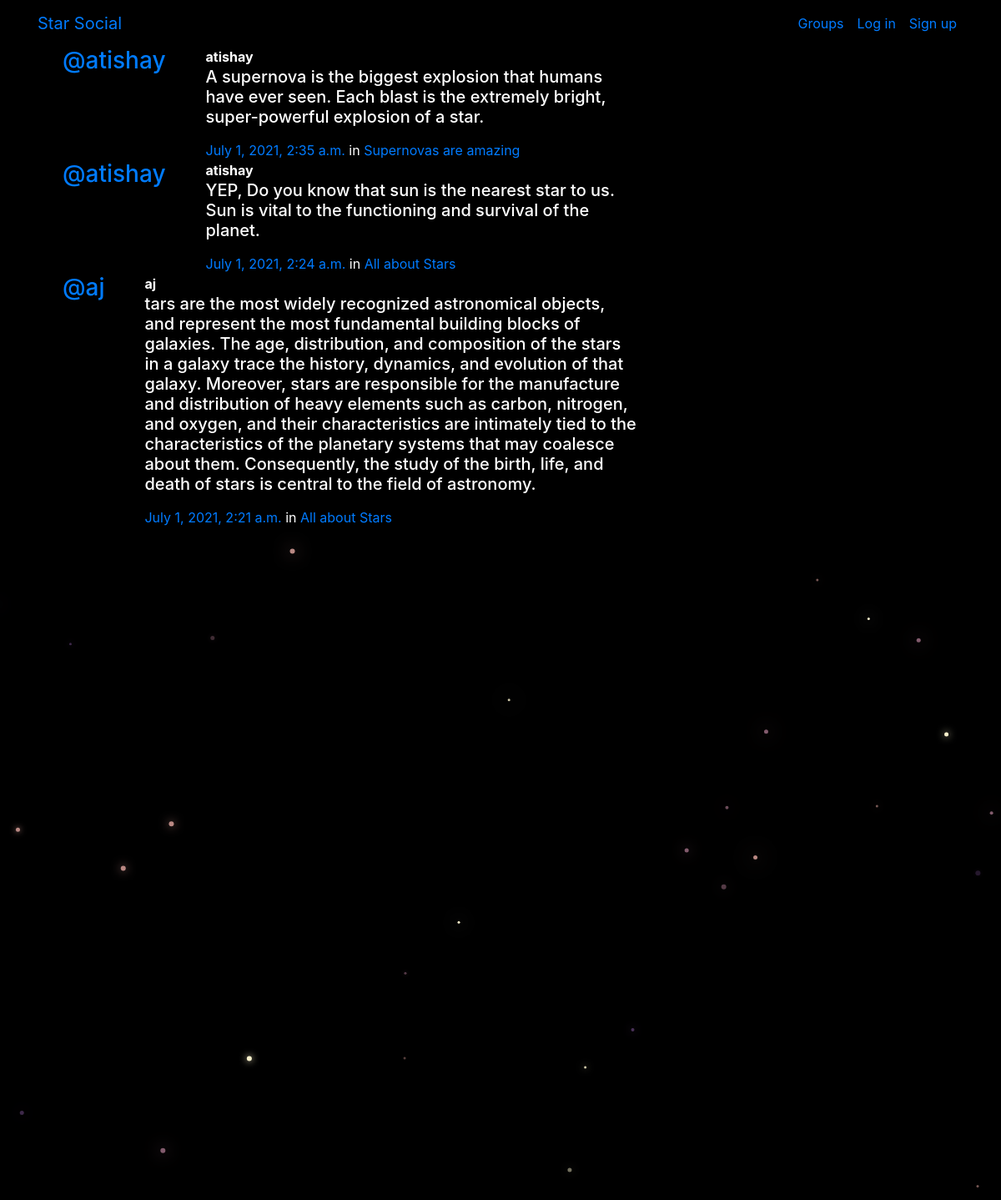
/posts/, run on the app's committed database.
### posts/models.py (models this page shows, shortened)
class Post(models.Model):
    user = models.ForeignKey(User, related_name="posts",on_delete=models.CASCADE)
    created_at = models.DateTimeField(auto_now=True)
    message = models.TextField()
    message_html = models.TextField(editable=False)
    group = models.ForeignKey(Group, related_name="posts",null=True, blank=True,on_delete=models.CASCADE)
    class Meta:
        ordering = ["-created_at"]
        unique_together = ["user", "message"]

### groups/models.py (models this page shows, shortened)
class Group(models.Model):
    name = models.CharField(max_length=255, unique=True)
    slug = models.SlugField(allow_unicode=True, unique=True)
    description = models.TextField(blank=True, default='')
    description_html = models.TextField(editable=False, default='', blank=True)
    members = models.ManyToManyField(User,through="GroupMember")
    class Meta:
        ordering = ["name"]

### posts/views.py (the view)
# urls.py: path('', views.PostList.as_view(), name="all"),
class PostList(SelectRelatedMixin, generic.ListView):
    model = models.Post
    select_related = ("user", "group")

### posts/templates/posts/post_list.html (shortened to what this page needs)
{% extends "posts/post_base.html" %}
{% load humanize %}
{% block post_content %}
<div class="col-md-8">
	{% for post in post_list %}
  {% include "posts/_post.html" %}
	{% endfor %}
</div>
{% endblock %}

### posts/templates/posts/_post.html (shortened to what this page needs)
<div class="media">
	<h3 class="mr-5"><a href="{% url 'posts:for_user' username=post.user.username %}">@{{ post.user.username }}</a></h3>
	<div class="media-body">
		<strong>{{ post.user.username }}</strong>
		<h5>{{ post.message_html|safe }}</h5>
			<time class="time"><a href="{% url 'posts:single' username=post.user.username pk=post.pk %}">{{ post.created_at }}</a></time>
			{% if post.group %}
			<span class="group-name">in <a href="#">{{ post.group.name }}</a></span>
			{% endif %}
	</div>
</div>

### static/simplesocial/css/master.css (style rules this page uses)
body { margin: 0; overflow: hidden; background-color: black; color:white; }

### data on the page
Post: user.username "atishay", message_html "A supernova is the biggest explosion that humans have ever seen. Each blast is the extremely bright, super-powerful explosion of a star.", created_at "July 1, 2021, 2:35 a.m.", group.name "Supernovas are amazing"
Post: user.username "atishay", message_html "YEP, Do you know that sun is the nearest star to us. Sun is vital to the functioning and survival of the planet.", created_at "July 1, 2021, 2:24 a.m.", group.name "All about Stars"
Post: user.username "aj", message_html "tars are the most widely recognized astronomical objects, and represent the most fundamental building blocks of galaxies. The age, distribution, and composition of the stars in a galaxy trace the history, dynamics, and evolution of that galaxy. Moreover, stars are responsible for the manufacture and distribution of heavy elements such as carbon, nitrogen, and oxygen, and their characteristics are intimately tied to the characteristics of the planetary systems that may coalesce about them. Consequently, the study of the birth, life, and death of stars is central to the field of astronomy.", created_at "July 1, 2021, 2:21 a.m.", group.name "All about Stars"
